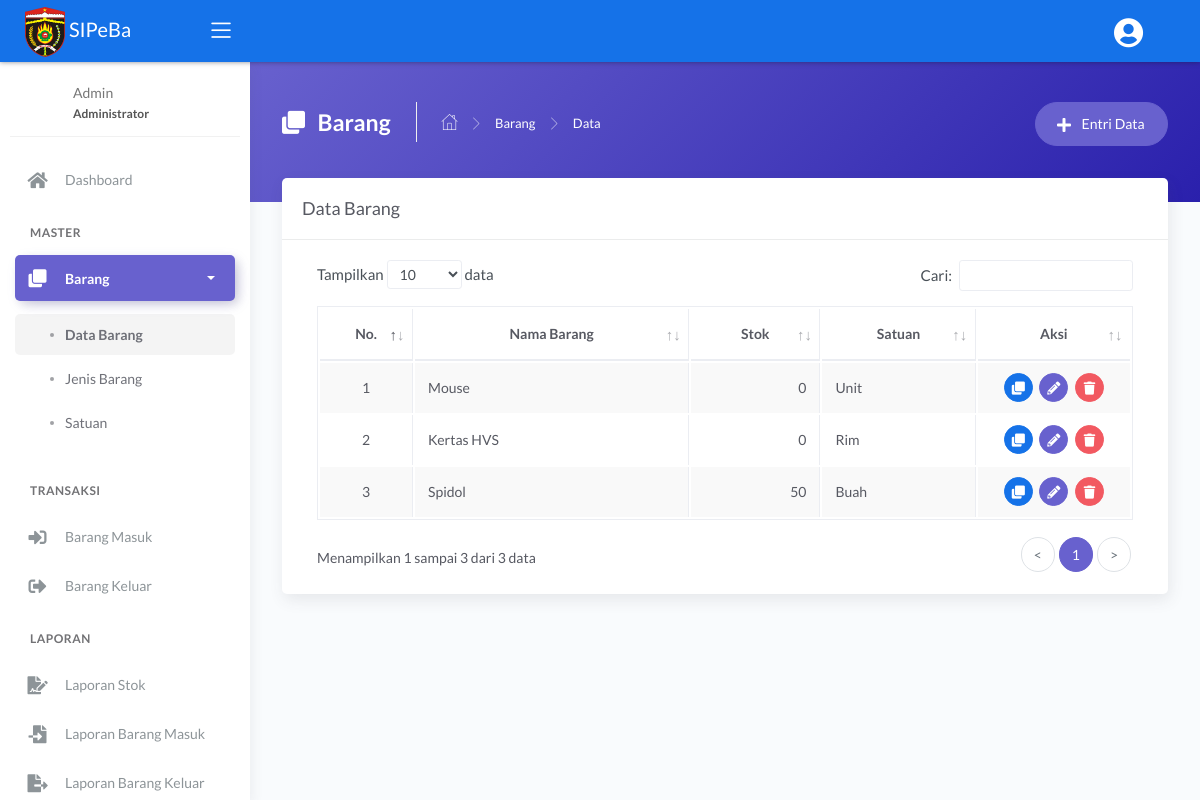
The app's page /main.php?module=barang (signed in), older data.
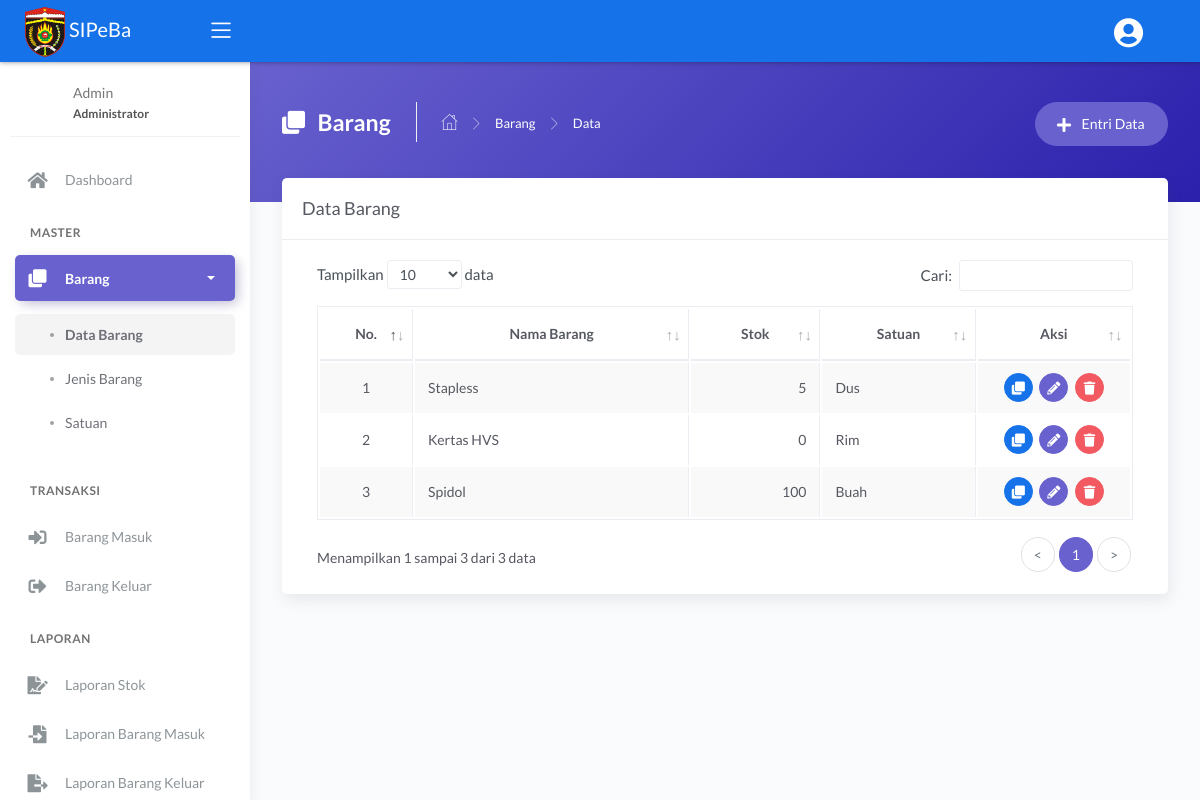
The same page, newer data.
### tables this page shows
CREATE TABLE `tbl_barang` (
  `id_barang` varchar(5) NOT NULL,
  `nama_barang` varchar(100) NOT NULL,
  `jenis` int(11) NOT NULL,
  `stok_minimum` int(11) NOT NULL,
  `stok` int(11) NOT NULL DEFAULT 0,
  `satuan` int(11) NOT NULL
);

CREATE TABLE `tbl_satuan` (
  `id_satuan` int(11) NOT NULL,
  `nama_satuan` varchar(30) NOT NULL
);

### modules/barang/tampil_data.php (the view, shortened to what this page needs)
<?php
if (basename($_SERVER['PHP_SELF']) === basename(__FILE__)) {
  header('location: 404.html');
}
else {
?>
  <div class="panel-header bg-secondary-gradient">
    <div class="page-inner py-45">
      <div class="d-flex align-items-left align-items-md-top flex-column flex-md-row">
        <div class="page-header text-white">
          <h4 class="page-title text-white"><i class="fas fa-clone mr-2"></i> Barang</h4>
          <ul class="breadcrumbs">
            <li class="nav-home"><a href="?module=dashboard"><i class="flaticon-home text-white"></i></a></li>
            <li class="separator"><i class="flaticon-right-arrow"></i></li>
            <li class="nav-item"><a href="?module=barang" class="text-white">Barang</a></li>
            <li class="separator"><i class="flaticon-right-arrow"></i></li>
            <li class="nav-item"><a>Data</a></li>
          </ul>
        </div>
        <div class="ml-md-auto py-2 py-md-0">
          <a href="?module=form_entri_barang" class="btn btn-secondary btn-round">
            <span class="btn-label"><i class="fa fa-plus mr-2"></i></span> Entri Data
          </a>
        </div>
      </div>
    </div>
  </div>
  <div class="page-inner mt--5">
    <div class="card">
      <div class="card-header">
        <div class="card-title">Data Barang</div>
      </div>
      <div class="card-body">
        <div class="table-responsive">
          <table id="basic-datatables" class="display table table-bordered table-striped table-hover">
            <thead>
              <tr>
                <th class="text-center">No.</th>
                <th class="text-center">Nama Barang</th>
                <th class="text-center">Stok</th>
                <th class="text-center">Satuan</th>
                <th class="text-center">Aksi</th>
              </tr>
            </thead>
            <tbody>
              <?php
              $no = 1;
              $query = mysqli_query($mysqli, "SELECT a.id_barang, a.nama_barang, a.stok, a.satuan, b.nama_satuan
                                              FROM tbl_barang as a INNER JOIN tbl_satuan as b
                                              ON a.satuan=b.id_satuan
                                              ORDER BY a.id_barang DESC")
                                              or die('Ada kesalahan pada query tampil data : ' . mysqli_error($mysqli));
              while ($data = mysqli_fetch_assoc($query)) { ?>
                <tr>
                  <td width="50" class="text-center"><?php echo $no++; ?></td>
                  <td width="200"><?php echo $data['nama_barang']; ?></td>
                  <td width="80" class="text-right"><?php echo $data['stok']; ?></td>
                  <td width="100"><?php echo $data['nama_satuan']; ?></td>
                  <td width="100" class="text-center">
                    <div>
                      <a href="?module=tampil_detail_barang&id=<?php echo $data['id_barang']; ?>" class="btn btn-icon btn-round btn-primary btn-sm mr-md-1" data-toggle="tooltip" data-placement="top" title="Detail">
                        <i class="fas fa-clone fa-sm"></i>
                      </a>
                      <a href="?module=form_ubah_barang&id=<?php echo $data['id_barang']; ?>" class="btn btn-icon btn-round btn-secondary btn-sm mr-md-1" data-toggle="tooltip" data-placement="top" title="Ubah">
                        <i class="fas fa-pencil-alt fa-sm"></i>
                      </a>
                      <a href="modules/barang/proses_hapus.php?id=<?php echo $data['id_barang']; ?>" onclick="return confirm('Anda yakin ingin menghapus data barang <?php echo $data['nama_barang']; ?>?')" class="btn btn-icon btn-round btn-danger btn-sm" data-toggle="tooltip" data-placement="top" title="Hapus">
                        <i class="fas fa-trash fa-sm"></i>
                      </a>
                    </div>
                  </td>
                </tr>
              <?php } ?>
            </tbody>
          </table>
        </div>
      </div>
    </div>
  </div>
<?php } ?>

Row changes from the older to the newer data that the page shows:
removed tbl_barang: nama_barang "Mouse", stok "0", tbl_satuan.nama_satuan "Unit"
added tbl_barang: nama_barang "Stapless", stok "5", tbl_satuan.nama_satuan "Dus"
changed tbl_barang "Spidol": stok "50" → "100"
